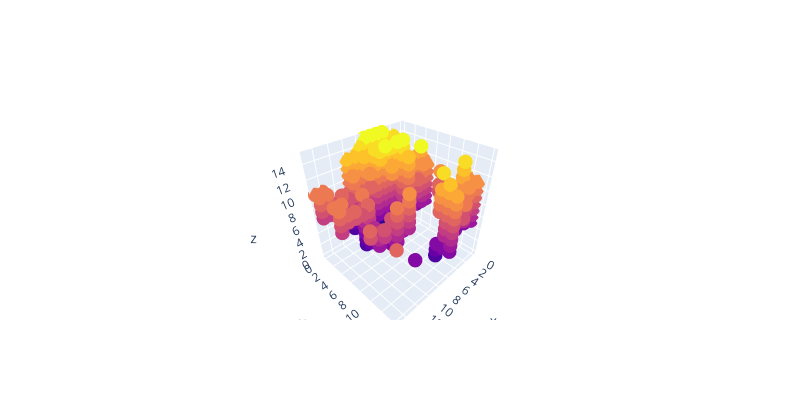

Notebook source saved alongside this figure:
### Code cell
plot_model(volume)

### Figure 1 — Plotly figure (JSON) as saved in the notebook; plotly's stock layout.template omitted (floating-point values rounded to 4 significant figures; data arrays with more than 128 entries replaced by an {"elided": "..."} marker saying what was removed)
{"data": [{"marker": {"color": {"elided": "506 int values"}, "opacity": 1, "size": 5}, "mode": "markers", "type": "scatter3d", "x": {"elided": "506 int values"}, "y": {"elided": "506 int values"}, "z": {"elided": "506 int values"}}], "layout": {"autosize": true, "height": 400, "width": 800}}
